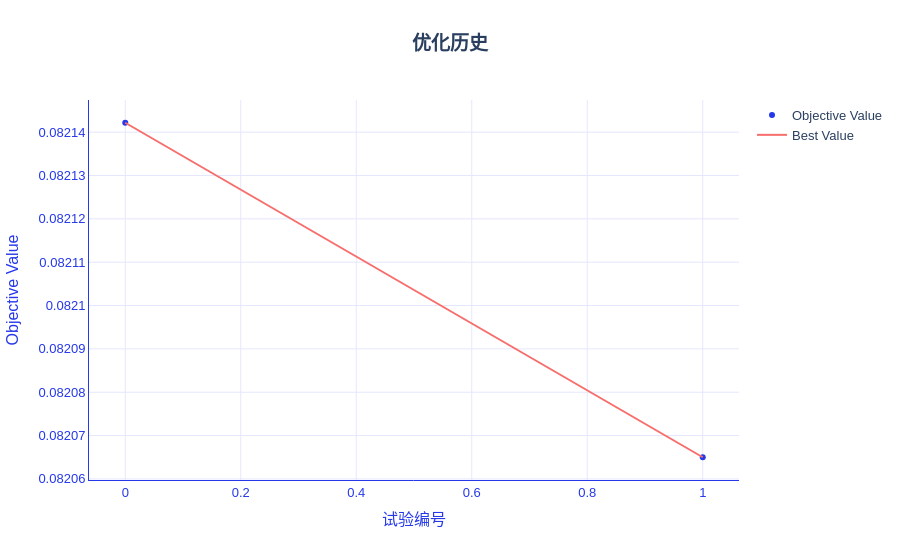

Notebook code cell kept with this figure:
### Markdown cell above
## 6. DecisionTreeClassifier 分类：训练、评估、搜索和报告

本节所有代码可以独立运行。保留全量样本，用显式轮数和两次搜索控制演示耗时。

### Code cell
import sys

sys.path.append("../")

import numpy as np
import pandas as pd
from IPython.display import display
from hscredit import hscredit_dataset
from hscredit.utils.datasets import HSCREDIT_EXAMPLE_COLUMNS
from pathlib import Path
from tempfile import mkdtemp
from sklearn.base import clone
from optuna.samplers import GridSampler
from hscredit import DecisionTreeClassifier, get_metric, get_loss
from hscredit.report import ModelReport
from hscredit.utils import save_pickle, load_pickle

from hscredit.core.model_selection import oot_split, group_train_test_split
from sklearn.preprocessing import StandardScaler

data = hscredit_dataset(columns=HSCREDIT_EXAMPLE_COLUMNS)

features = ["BASE_X187", "DK_X1689", "DK_X44", "DK_X1995_2", "DK_X1223", "DK_X2677"]
target = "MOB6@30"
data["MOB1@30"] = data["MOB1"].gt(30).astype(int)
data["MOB3@30"] = data["MOB3"].gt(30).astype(int)
data["MOB6@30"] = data["MOB6"].gt(30).astype(int)
data["风险调整金额"] = data["loan_amt"].where(data["MOB6"].le(60), -data["loan_amt"])
data["授信时间"] = pd.to_datetime(data["授信时间"])

# 最新自然月作为 OOT；同一客户不能同时进入开发集和 OOT。
oot_start = data["授信时间"].max().to_period("M").start_time
development, oot = oot_split(data, time_col="授信时间", oot_start=oot_start)
development = development.loc[~development["用户编码"].isin(oot["用户编码"])].copy()
train, test = group_train_test_split(development, group="用户编码", test_size=0.25, random_state=42)
fit_data, validation = group_train_test_split(
    train, group="用户编码", test_size=0.25, random_state=42
)

# 填补和标准化只在调参训练子集上拟合；目标列保留原值。
fill_values = fit_data[features].median()
scaler = StandardScaler().fit(fit_data[features].fillna(fill_values))
for frame in [fit_data, validation, train, test, oot]:
    frame[features] = scaler.transform(frame[features].fillna(fill_values))
datasets = {"训练集": train, "测试集": test, "OOT": oot}

# 直接训练：DataFrame 内含 target，其他标签与元信息不进入 X。
model = DecisionTreeClassifier(target=target, max_depth=3, n_jobs=1, random_state=42)
model.fit(
    fit_data[features + [target]],
    eval_set={"验证集": validation[features + [target]]},
    eval_metric=get_metric("brier"),
)
display(pd.DataFrame([model.evaluate(test[features + [target]], metrics=["auc", "ks", "brier"])]))

# 该分类器保留原生训练目标；业务损失用于评价或选模。
cost_metric = get_loss("cost_sensitive", fn_cost=5, fp_cost=1).metric(kind="business")
display(pd.DataFrame([model.evaluate(test[features + [target]], metrics=[cost_metric])]))

# 独立验证集搜索；test 和 OOT 均不参与调参。
search_space = {"max_depth": [2, 4]}
best = model.tune(
    fit_data[features + [target]],
    eval_set={"验证集": validation[features + [target]]},
    search_space=search_space,
    metric=get_metric("brier"),
    sampler=GridSampler(search_space, seed=42),
    n_trials=2,
    cv=None,
    n_jobs=1,
    retention="predictions",
    show_progress_bar=False,
)
display(best.tuner.get_optimization_history())
display(best.tuner.plot_optimization_history())
print("最佳参数：", best.tuner.best_params_)

# 固定参数后，用完整 train 重训并生成多标签、多数据集报告。
fixed_model = clone(best)
fixed_model.fit(train[features + [target]])
report = ModelReport(
    fixed_model,
    datasets=datasets,
    features=features,
    overdue=["MOB1", "MOB3", "MOB6"],
    dpds=30,
    overdue_operator=">",
    metrics=["auc", "ks", "brier"],
    n_jobs=1,
)
display(report.summary())
output = Path(mkdtemp(prefix="hscredit_DecisionTreeClassifier_"))
report.to_excel(
    output / "模型报告.xlsx",
    amount="loan_amt",
    date="授信时间",
    with_plots=False,
    include_sample_records=False,
    mode="strict",
)

# 同时保存预处理和模型，原始输入才能重现同一预测。
save_pickle(
    {"features": features, "fill_values": fill_values, "scaler": scaler, "model": fixed_model},
    output / "完整推理包.pkl",
)
fixed_model.save_inference(output / "轻量模型.pkl")
restored = DecisionTreeClassifier.load(output / "轻量模型.pkl")
display(
    pd.DataFrame(
        restored.predict_proba(test[features]), columns=["好样本概率", "坏样本概率"]
    ).head()
)
print(output)

### Figure 1 — Plotly figure (JSON) as saved in the notebook; plotly's stock layout.template omitted (floating-point values rounded to 4 significant figures)
{"data": [{"mode": "markers", "name": "Objective Value", "type": "scatter", "x": [0, 1], "y": [0.08214, 0.08206]}, {"mode": "lines", "name": "Best Value", "type": "scatter", "x": [0, 1], "y": [0.08214, 0.08206]}, {"marker": {"color": "#8A8FA3"}, "mode": "markers", "name": "Infeasible Trial", "showlegend": false, "type": "scatter", "x": [], "y": []}], "layout": {"colorway": ["#2639E9", "#F76E6C", "#FE7715", "#8892F3", "#9956A4", "#EA4585", "#5665EE", "#F0587A", "#B729AB", "#3C4DEB", "#E73B72", "#832EC2", "#BC5F8F", "#E0249A"], "font": {"family": "Alimama FangYuanTi VF, Microsoft YaHei, sans-serif", "size": 13}, "hoverlabel": {"bgcolor": "white", "bordercolor": "#2639E9", "font": {"family": "Alimama FangYuanTi VF, Microsoft YaHei, sans-serif", "size": 13}}, "legend": {"font": {"size": 13}}, "paper_bgcolor": "white", "plot_bgcolor": "white", "title": {"font": {"size": 19}, "text": "<b>优化历史</b>", "x": 0.5, "xanchor": "center"}, "xaxis": {"color": "#2639E9", "gridcolor": "#E5E7FC", "linecolor": "#2639E9", "showgrid": true, "showline": true, "tickfont": {"size": 13}, "title": {"font": {"size": 16}, "text": "试验编号"}, "zeroline": false}, "yaxis": {"color": "#2639E9", "gridcolor": "#E5E7FC", "linecolor": "#2639E9", "showgrid": true, "showline": true, "tickfont": {"size": 13}, "title": {"font": {"size": 16}, "text": "Objective Value"}, "zeroline": false}}}
